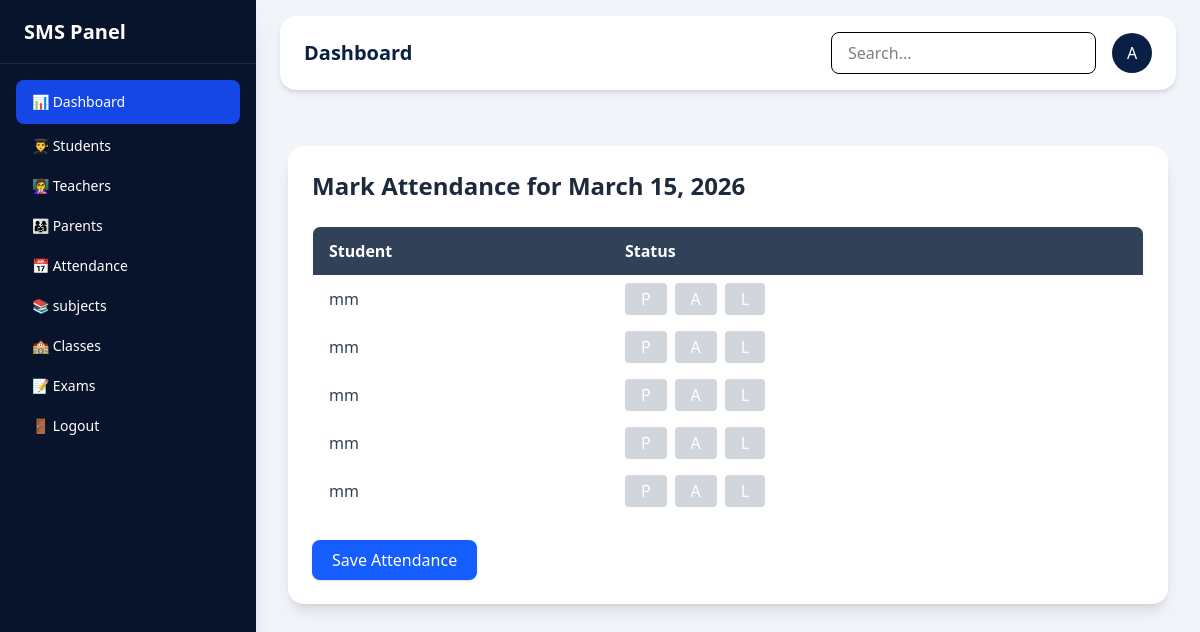
/attendance/teacher/, run on the app's committed database.
### core/models.py (models this page shows, shortened)
class Student(models.Model):
    student_id = models.CharField(max_length=10, unique=True)
    name = models.CharField(max_length=100)
    grade = models.CharField(max_length=20)
    section = models.CharField(max_length=10)
    parent_name = models.CharField(max_length=100)
    monthly_fee = models.DecimalField(max_digits=6, decimal_places=2)

### core/views.py (the view, shortened to what this page needs)
# urls.py: path('attendance/teacher/', teacher_attendance, name='teacher_attendance'),
def teacher_attendance(request):
    students = Student.objects.all()
    today = date.today()
    teacher = Teacher.objects.first()
    attendance_records = {a.student.id: a for a in Attendance.objects.filter(date=today, teacher=teacher)}
    context = {
        'students': students,
        'attendance_records': attendance_records,
        'today': today
    }
    return render(request, 'teacher_attendance.html', context)

### templates/teacher_attendance.html (shortened to what this page needs)
{% extends 'base.html' %}
{% block content %}
<div class="max-w-4xl mx-auto p-6 bg-white rounded-2xl shadow-lg mt-6">
    <h1 class="text-2xl font-bold mb-6 text-slate-800">Mark Attendance for {{ today }}</h1>
    <form method="POST">
        <table class="w-full border border-gray-200 rounded-lg overflow-hidden">
            <thead class="bg-slate-700 text-white">
                <tr>
                    <th class="px-4 py-3 text-left">Student</th>
                    <th class="px-4 py-3 text-left">Status</th>
                </tr>
            </thead>
            <tbody>
                {% for student in students %}
                <tr class="hover:bg-slate-50 transition-colors">
                    <td class="px-4 py-2 text-slate-700">{{ student.name }}</td>
                    <td class="px-4 py-2 flex gap-2">
                        <button type="button"
                            class="px-4 py-1 rounded text-white {% if student.attendance and student.attendance.status == 'P' %}bg-green-500{% else %}bg-gray-300{% endif %}"
                            onclick="setStatus({{ student.id }}, 'P')">P</button>
                        <button type="button"
                            class="px-4 py-1 rounded text-white {% if student.attendance and student.attendance.status == 'A' %}bg-red-500{% else %}bg-gray-300{% endif %}"
                            onclick="setStatus({{ student.id }}, 'A')">A</button>
                        <button type="button"
                            class="px-4 py-1 rounded text-white {% if student.attendance and student.attendance.status == 'L' %}bg-orange-500{% else %}bg-gray-300{% endif %}"
                            onclick="setStatus({{ student.id }}, 'L')">L</button>
                    </td>
                </tr>
                {% endfor %}
            </tbody>
        </table>
        <button type="submit" class="mt-6 bg-blue-600 hover:bg-blue-700 text-white px-5 py-2 rounded-lg shadow-sm transition-all">
            Save Attendance
        </button>
    </form>
</div>
{% endblock %}

### data on the page
Student: name "mm"
Student: name "mm"
Student: name "mm"
Student: name "mm"
Student: name "mm"
